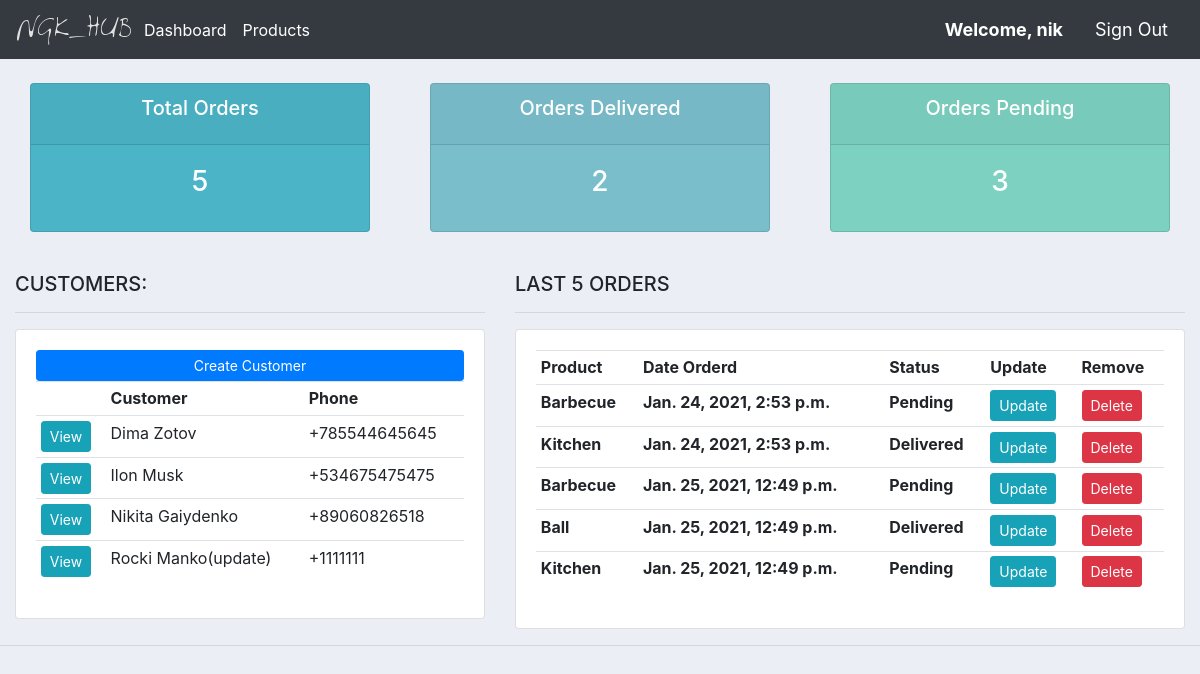
The app's page / (signed in), older data.
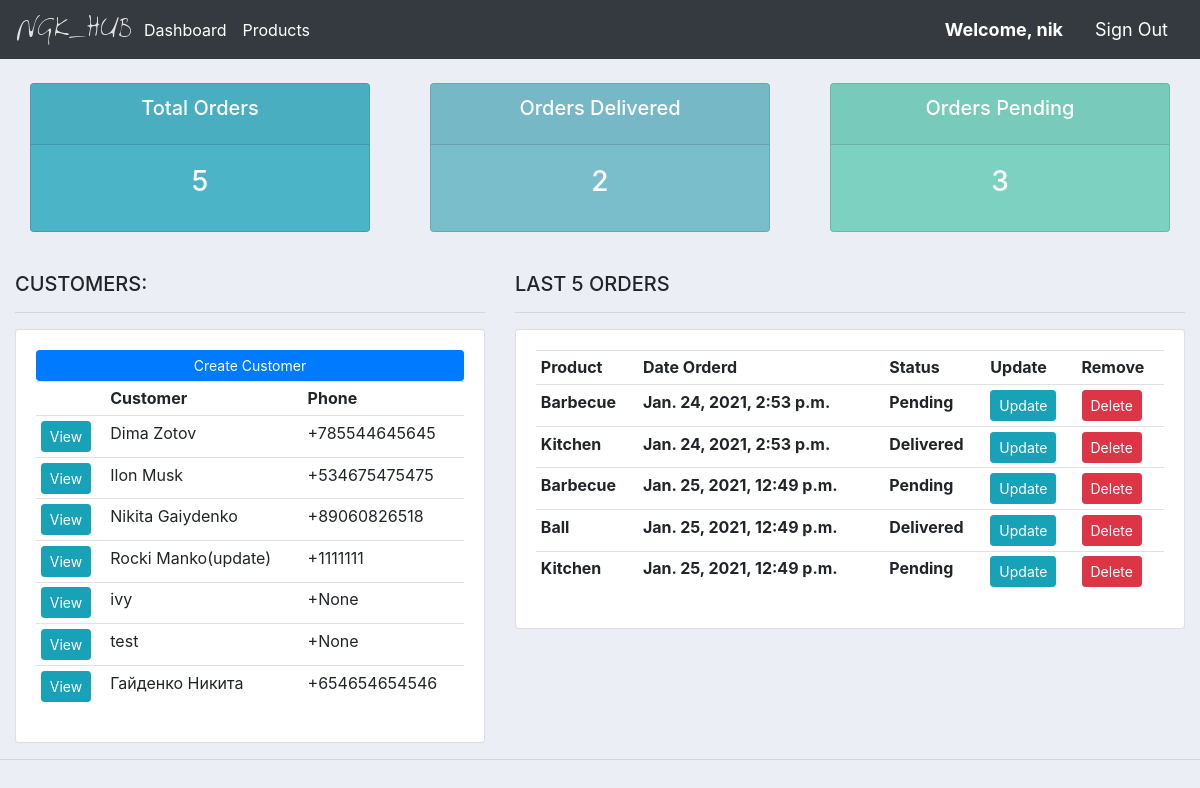
The same page, newer data.
### base/models.py (models this page shows, shortened)
class Customer(models.Model):
	user = models.OneToOneField(User, null=True, blank=True, on_delete=models.CASCADE)
	name = models.CharField(max_length=100, null=True)
	telephone = models.CharField(max_length=12, null=True)
	email = models.EmailField(max_length=100, null=True)
	date_created = models.DateTimeField(auto_now_add=True, null=True)
	profile_picture = models.ImageField(default="default.png", null=True, blank=True)

class Order(models.Model):
	STATUS = (
			('Pending','Pending'),
			('Out for delivery', 'Out for delivery'),
			('Delivered','Delivered'),
			)
	customer = models.ForeignKey(Customer, null=True, on_delete=models.SET_NULL)
	product = models.ForeignKey(Product, null=True, on_delete=models.SET_NULL)
	date_created = models.DateTimeField(auto_now_add=True, null=True)
	status = models.CharField(max_length=200, null=True, choices=STATUS)
	note = models.CharField(max_length=1000, null=True)

class Product(models.Model):
	CATEGORY = (
			('Indoor','Indoor'),
			('Out Door','Out Door'),
			)
	name = models.CharField(max_length=100, null=True)
	price = models.FloatField(null=True)
	description = models.CharField(max_length=400,null=True, blank=True)
	date_created = models.DateTimeField(auto_now_add=True,null=True)
	category = models.CharField(max_length=100, null=True, choices=CATEGORY)
	tag = models.ManyToManyField(Tag)

### base/decorators.py (the view)
		def wrapper_function(request, *args, **kwargs):
			group = None
			if request.user.groups.exists():
				group = request.user.groups.all()[0].name
				print(group)
			if group == 'Customer':
				return redirect('userpage')
			if group == 'Admin':
				return view_func(request, *args, **kwargs)

### base/views.py (called while the page is built)
@login_required(login_url='login')
@admin_only
def homeView(request):
	customers = Customer.objects.all().order_by('name')
	orders = Order.objects.all()
	orders_total = orders.count()
	orders_delivered = orders.filter(status='Delivered').count()
	orders_pending = orders.filter(status='Pending').count()
	context = {
	'customers':customers,
	'orders':orders,
	'orders_total':orders_total,
	'orders_delivered':orders_delivered,
	'orders_pending':orders_pending,
	}
	return render(request,'main/home.html', context)

### templates/main/home.html
{% extends 'basic/base.html' %}
{% block content %}
<br>
<div class="row">
	<div class="col">
		<div class="col-md">
			<div class="card text-center text-white  mb-3" id="total-orders">
			  	<div class="card-header">
			  		<h5 class="card-title">Total Orders</h5>
			  	</div>
			  	<div class="card-body">
			    	<h3 class="card-title">{{orders_total}}</h3>
			  	</div>
			</div>
		</div>
	</div>
	<div class="col">
		<div class="col-md">
			<div class="card text-center text-white  mb-3" id="orders-delivered">
			  	<div class="card-header">
			  		<h5 class="card-title">Orders Delivered</h5>
			  	</div>
			  	<div class="card-body">
			    	<h3 class="card-title">{{orders_delivered}}</h3>
			  	</div>
			</div>
		</div>
	</div>
	<div class="col">
		<div class="col-md">
			<div class="card text-center text-white  mb-3" id="orders-pending">
			  	<div class="card-header">
			  		<h5 class="card-title">Orders Pending</h5>
			  	</div>
			  	<div class="card-body">
			    	<h3 class="card-title">{{orders_pending}}</h3>
			  	</div>
			</div>
		</div>
	</div>
</div>
<br>
<div class="row">
	<div class="col-md-5">
		<h5>CUSTOMERS:</h5>
		<hr>
		<div class="card card-body">
			<a class="btn btn-primary  btn-sm btn-block" href="{% url 'createcustomer' %}">Create Customer</a>
			<table class="table table-sm">
				<tr>
					<th></th>
					<th>Customer</th>
					<th>Phone</th>
				</tr>
				{% for customer in customers %}
				<tr>
					<td><a class="btn btn-sm btn-info" href="{% url 'customer' customer.id%}">View</a></td>
					<td>{{customer.name}}</td>
					<td>+{{customer.telephone}}</td>
				</tr>
				{%endfor%}
			</table>
		</div>
	</div>
	<div class="col-md-7">
		<h5>LAST 5 ORDERS</h5>
		<hr>
		<div class="card card-body">
			<table class="table table-sm">
				<tr>
					<th>Product</th>
					<th>Date Orderd</th>
					<th>Status</th>
					<th>Update</th>
					<th>Remove</th>
				</tr>
				{% for order in orders %}
				<tr>
					<th>{{order.product.name}}</th>
					<th>{{order.date_created}}</th>
					<th>{{order.status}}</th>
					<td><a class="btn btn-sm btn-info" href="{% url 'updateorder' order.id %}">Update</a></td>
					<td><a class="btn btn-sm btn-danger" href="{% url 'deleteorder' order.id %}">Delete</a></td>
				</tr>
				{%endfor%}
			</table>
		</div>
	</div>
</div>
{%endblock%}

Row changes from the older to the newer data that the page shows:
added Customer: name "ivy", telephone "None"
added Customer: name "test", telephone "None"
added Customer: name "Гайденко Никита", telephone "654654654546"
